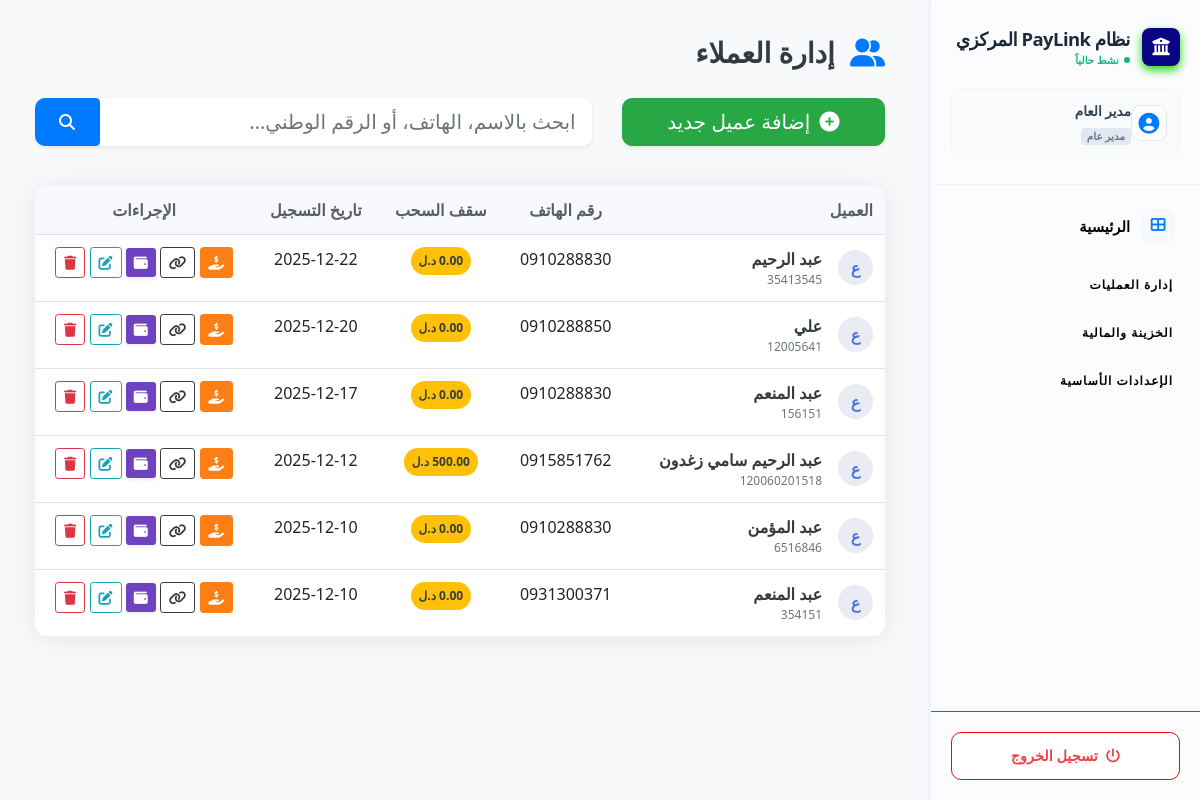
Screenshot of /clients_management.php (signed in) with the database file from the repository.
### tables this page shows
CREATE TABLE `clients` (
  `id` int(11) UNSIGNED NOT NULL,
  `full_name` varchar(100) NOT NULL,
  `branch_id` int(11) NOT NULL DEFAULT 0,
  `phone` varchar(50) DEFAULT NULL,
  `id_number` varchar(50) DEFAULT NULL,
  `passport_image_path` varchar(255) DEFAULT NULL,
  `is_active` tinyint(1) NOT NULL DEFAULT 1 COMMENT '1:Active, 0:Inactive',
  `phone_number` varchar(20) DEFAULT NULL,
  `address` text DEFAULT NULL,
  `created_at` timestamp NOT NULL DEFAULT current_timestamp(),
  `bank_name` varchar(100) DEFAULT NULL,
  `account_number` varchar(100) DEFAULT NULL,
  `email` varchar(100) DEFAULT NULL,
  `password` varchar(255) DEFAULT NULL,
  `daily_withdrawal_limit` decimal(15,2) DEFAULT 0.00
);

### clients_management.php (the view, shortened to what this page needs)
<?php
require_once 'db_connect.php';
$is_general_manager = (isset($_SESSION['user_role']) && $_SESSION['user_role'] == 'مدير عام');
$protocol = isset($_SERVER['HTTPS']) && $_SERVER['HTTPS'] === 'on' ? "https" : "http";
$base_url = $protocol . "://" . $_SERVER['HTTP_HOST'];
$search = $conn->real_escape_string($_GET['search'] ?? '');
$search_sql = !empty($search) ? " WHERE (full_name LIKE '%$search%' OR phone_number LIKE '%$search%') " : "";
$clients_data = $conn->query("SELECT * FROM clients $search_sql ORDER BY id DESC");
include 'header.php';
?>
<div class="container-fluid py-3" dir="rtl">
    <div class="d-flex justify-content-between align-items-center mb-4 text-right flex-wrap">
        <div>
            <h1 class="h3 font-weight-bold text-dark mb-1"><i class="fas fa-user-friends text-primary ml-2"></i> إدارة العملاء</h1>
        </div>
    </div>
    <div class="row mb-4">
        <div class="col-12 col-md-4 mb-3">
            <button class="btn btn-success btn-block btn-lg shadow-sm" style="border-radius: 10px;" data-toggle="modal" data-target="#addClientModal">
                <i class="fas fa-plus-circle ml-1"></i> إضافة عميل جديد
            </button>
        </div>
        <div class="col-12 col-md-8">
            <form method="GET" class="input-group shadow-sm" style="border-radius: 10px; overflow: hidden;">
                <input type="text" name="search" class="form-control form-control-lg text-right border-0" placeholder="ابحث بالاسم، الهاتف، أو الرقم الوطني..." value="<?php echo htmlspecialchars($search); ?>">
                <div class="input-group-append">
                    <button class="btn btn-primary px-4" type="submit"><i class="fas fa-search"></i></button>
                </div>
            </form>
        </div>
    </div>
    <div class="card client-table-card overflow-hidden">
        <div class="card-body p-0">
            <div class="table-responsive">
                <table class="table table-hover mb-0 text-right">
                    <thead style="background: #f8f9fc; color: var(--dark);">
                        <tr>
                            <th class="border-0">العميل</th>
                            <th class="border-0 text-center">رقم الهاتف</th>
                            <th class="border-0 text-center">سقف السحب</th>
                            <th class="border-0 text-center">تاريخ التسجيل</th>
                            <th class="border-0 text-center">الإجراءات</th>
                        </tr>
                    </thead>
                    <tbody>
                        <?php if ($clients_data && $clients_data->num_rows > 0): ?>
                            <?php while ($row = $clients_data->fetch_assoc()):
                                $client_name_param = urlencode($row['full_name']);
                                $direct_url = $base_url . "/portal/client_direct_login.php?client_name=" . $client_name_param;
                            ?>
                                <tr>
                                    <td>
                                        <div class="d-flex align-items-center">
                                            <div class="avatar-circle ml-3" style="width:35px; height:35px; background: #eaecf4; border-radius:50%; display:flex; align-items:center; justify-content:center; color:var(--primary); font-weight:bold;">
                                                <?php echo mb_substr($row['full_name'], 0, 1, 'utf-8'); ?>
                                            </div>
                                            <div>
                                                <div class="font-weight-bold text-dark"><?php echo htmlspecialchars($row['full_name']); ?></div>
                                                <div class="small text-muted" style="font-size: 0.75rem;"><?php echo htmlspecialchars($row['id_number']); ?></div>
                                            </div>
                                        </div>
                                    </td>
                                    <td class="text-center"><?php echo htmlspecialchars($row['phone_number']); ?></td>
                                    <td class="text-center">
                                        <span class="badge badge-pill badge-warning text-dark p-2">
                                            <?php echo number_format($row['daily_withdrawal_limit'] ?? 0, 2); ?> د.ل
                                        </span>
                                    </td>
                                    <td class="text-center"><?php echo date('Y-m-d', strtotime($row['created_at'])); ?></td>
                                    <td class="text-center">
                                        <div class="action-btns">
                                            <?php if($is_general_manager): ?>
                                            <button class="btn btn-sm btn-orange limit-btn" data-toggle="modal" data-target="#limitModal"
                                                    data-id="<?php echo $row['id']; ?>" data-name="<?php echo htmlspecialchars($row['full_name']); ?>"
                                                    data-current="<?php echo $row['daily_withdrawal_limit'] ?? 0; ?>" title="تحديد سقف السحب">
                                                <i class="fas fa-hand-holding-usd"></i>
                                            </button>
                                            <?php endif; ?>
                                            <button class="btn btn-sm btn-outline-dark" onclick="copyClientLink('<?php echo $direct_url; ?>')" title="نسخ الرابط المباشر">
                                                <i class="fas fa-link"></i>
                                            </button>
                                            <a href="client_details.php?id=<?php echo $row['id']; ?>" class="btn btn-sm btn-wallet shadow-sm" title="المحفظة">
                                                <i class="fas fa-wallet"></i>
                                            </a>
                                            <button class="btn btn-sm btn-outline-info edit-btn" data-toggle="modal" data-target="#editClientModal"
                                                    data-id="<?php echo $row['id']; ?>" data-fullname="<?php echo htmlspecialchars($row['full_name']); ?>"
                                                    data-phone="<?php echo htmlspecialchars($row['phone_number']); ?>" data-email="<?php echo htmlspecialchars($row['email']); ?>"
                                                    data-idnumber="<?php echo htmlspecialchars($row['id_number']); ?>">
                                                <i class="fas fa-edit"></i>
                                            </button>
                                            <button class="btn btn-sm btn-outline-danger delete-btn" data-toggle="modal" data-target="#deleteClientModal"
                                                    data-id="<?php echo $row['id']; ?>" data-name="<?php echo htmlspecialchars($row['full_name']); ?>">
                                                <i class="fas fa-trash"></i>
                                            </button>
                                        </div>
                                    </td>
                                </tr>
                            <?php endwhile; ?>
                        <?php else: ?>
                            <tr><td colspan="5" class="text-center py-5 text-muted">لا توجد بيانات عملاء.</td></tr>
                        <?php endif; ?>
                    </tbody>
                </table>
            </div>
        </div>
    </div>
</div>
<?php include 'footer.php'; ?>

### header.php (style rules this page uses)
:root { --light-bg: #f8f9fa; --primary-color: #007bff; }
body { font-family: 'Cairo', sans-serif; background-color: var(--light-bg); margin: 0; padding: 0; text-align: right; direction: rtl; overflow-x: hidden; }

### sidebar.php (style rules this page uses)
:root { --sb-bg: #ffffff90; --sb-accent: #0a0683; --sb-text: #000000; --sb-title: #000000; --sb-hover: #f8fafc; --sb-active-bg: #eff6ff; }

### clients_management.php (style rules this page uses)
:root { --primary: #4e73df; --success: #1cc88a; --info: #36b9cc; --danger: #e74a3b; --dark: #5a5c69; --purple: #6f42c1; --orange: #fd7e14; }
body { background-color: #f8f9fc; font-family: 'Segoe UI', Tahoma, Geneva, Verdana, sans-serif; }
.btn-orange { background-color: var(--orange) !important; border-color: var(--orange) !important; color: white !important; }
.btn-wallet { background: var(--purple); color: #fff; border: none; }
.client-table-card { border-radius: 12px; border: none; box-shadow: 0 0.15rem 1.75rem 0 rgba(58, 59, 69, 0.1); }

### rows the page displays
clients: full_name "ع", full_name "عبد الرحيم", id_number "35413545", phone_number "0910288830", daily_withdrawal_limit "0.00", created_at "2025-12-22"
clients: full_name "ع", full_name "علي", id_number "12005641", phone_number "0910288850", daily_withdrawal_limit "0.00", created_at "2025-12-20"
clients: full_name "ع", full_name "عبد المنعم", id_number "156151", phone_number "0910288830", daily_withdrawal_limit "0.00", created_at "2025-12-17"
clients: full_name "ع", full_name "عبد الرحيم سامي زغدون", id_number "120060201518", phone_number "0915851762", daily_withdrawal_limit "500.00", created_at "2025-12-12"
clients: full_name "ع", full_name "عبد المؤمن", id_number "6516846", phone_number "0910288830", daily_withdrawal_limit "0.00", created_at "2025-12-10"
clients: full_name "ع", full_name "عبد المنعم", id_number "354151", phone_number "0931300371", daily_withdrawal_limit "0.00", created_at "2025-12-10"

### other values shown
$display_name "نظام PayLink المركزي"
$user_full_name "مدير العام"
$raw_user_role "مدير عام"
__('Dashboard') "الرئيسية"
__('System Management') "إدارة العمليات"
__('Financial Management') "الخزينة والمالية"
__('System Settings') "الإعدادات الأساسية"
__('Logout') "تسجيل الخروج"
